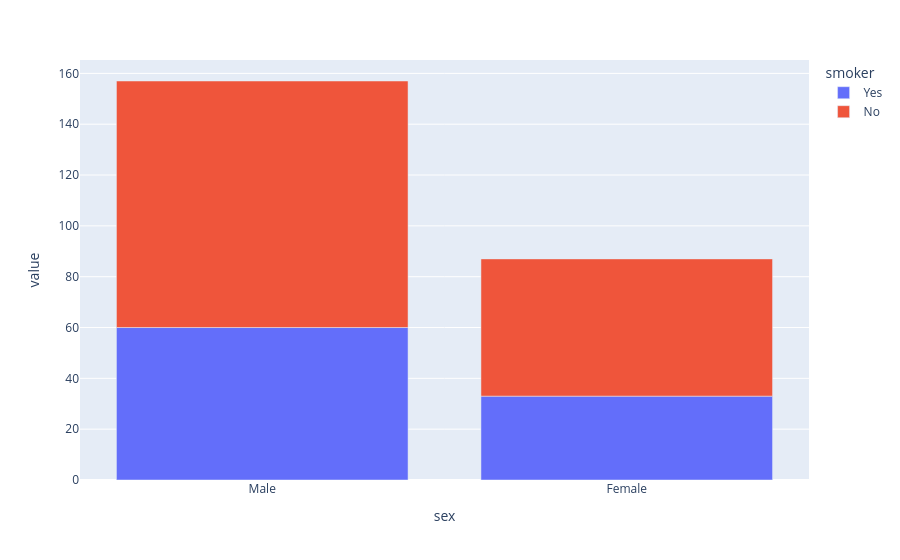

This figure's notebook cell:
### Code cell
# Perform the chi2_contingency test
chi2_statistic, p_value, dof, expected = chi2_contingency(contingency_table)
print(f"Chi-square statistic: {chi2_statistic:.4f}")
print(f"P-value: {p_value:.4f}")
print(f"Degrees of freedom: {dof}")#
print(f"Expected values: \n{expected}")

if p_value < 0.05:
    print("Reject the null hypothesis (Male and Female smokers are different in perspective of smoking)")
else:
    print("Fail to reject the null hypothesis (Male and Female smokers are the same in perspective of smoking)")
px.bar(contingency_table)

### Figure 1 — Plotly figure (JSON) as saved in the notebook; plotly's stock layout.template omitted (floating-point values rounded to 4 significant figures)
{"data": [{"hovertemplate": "smoker=Yes<br>sex=%{x}<br>value=%{y}<extra></extra>", "legendgroup": "Yes", "marker": {"color": "#636efa", "pattern": {"shape": ""}}, "name": "Yes", "orientation": "v", "showlegend": true, "textposition": "auto", "type": "bar", "x": ["Male", "Female"], "xaxis": "x", "y": [60, 33], "yaxis": "y"}, {"hovertemplate": "smoker=No<br>sex=%{x}<br>value=%{y}<extra></extra>", "legendgroup": "No", "marker": {"color": "#EF553B", "pattern": {"shape": ""}}, "name": "No", "orientation": "v", "showlegend": true, "textposition": "auto", "type": "bar", "x": ["Male", "Female"], "xaxis": "x", "y": [97, 54], "yaxis": "y"}], "layout": {"barmode": "relative", "legend": {"title": {"text": "smoker"}, "tracegroupgap": 0}, "margin": {"t": 60}, "xaxis": {"anchor": "y", "domain": [0, 1], "title": {"text": "sex"}}, "yaxis": {"anchor": "x", "domain": [0, 1], "title": {"text": "value"}}}}
